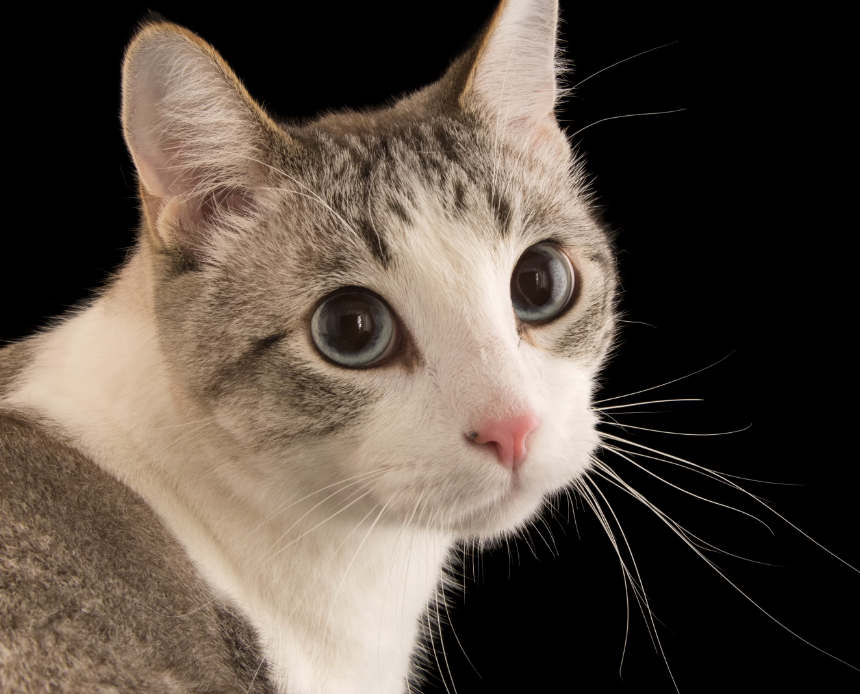
#> input picture cat.png, 860 x 694 px
$ python threshold.py
#> lines starting #> are read from the running program, lines starting #| are printed output that depends on the picture
### common.py
import imageio.v2 as imageio
import numpy as np

def read_file(file_path):
    """Gets the pixels of an image.

    Args:
    file_path: Name of the file to read. Paths relative to the home directory or absolute paths are accepted.

    Returns:
    The output matrix which has the following format.
    [
        row1 -->[[r,g,b], [r, g, b]],
        row2 -->[[r,g,b], [r, g, b]]
    ]
    """
#> called with file_path = 'cat.png'
    try:
        return imageio.imread(file_path).tolist()
    except Exception as e:
        print(e)
        return []

def write_file(file_name, image_matrix):
    """Write the matrix to a file. This will not overwrite a file that already exists.

    Args:
    file_name: Name of the file. Accepts paths relative to home, or absolute paths.
    image_matrix: An array with the following format.
    [
        row1 -->[[r,g,b], [r, g, b]],
        row2 -->[[r,g,b], [r, g, b]]
    ]
    """
    im = np.array(image_matrix).astype(np.uint8)
    imageio.imwrite(file_name, im)

### threshold.py
import common

def threshold(image_matrix, red_min, red_max, green_min, green_max, blue_min, blue_max):
    for row in range(len(image_matrix)):
        for col in range(len(image_matrix[row])):
            rato, hariyo, nilo = image_matrix[row][col][0], image_matrix[row][col][1], image_matrix[row][col][2]
            if rato < red_min or rato > red_max:
                rato = 0
            if hariyo < green_min or hariyo > green_max:
                hariyo = 0
            if nilo < blue_min or nilo > blue_max:
                nilo = 0

            image_matrix[row][col] = [rato, hariyo, nilo]

    common.write_file("threshold.png", image_matrix)

matrix_img = common.read_file("cat.png")
#> matrix_img = 694 items
threshold(matrix_img, int(input("Red min value:")),int(input("Red max value:")),int(input("Green min value:")),int(input("Green max value:")),int(input("Blue min value:")),int(input("Blue max value:")))
#> the answer given: 100
#> the answer given: 100
#> the answer given: 100
#> the answer given: 100
#> the answer given: 100
#> the answer given: 100
#> in write_file, `im = np.array(image_matrix).astype(np.uint8)`:
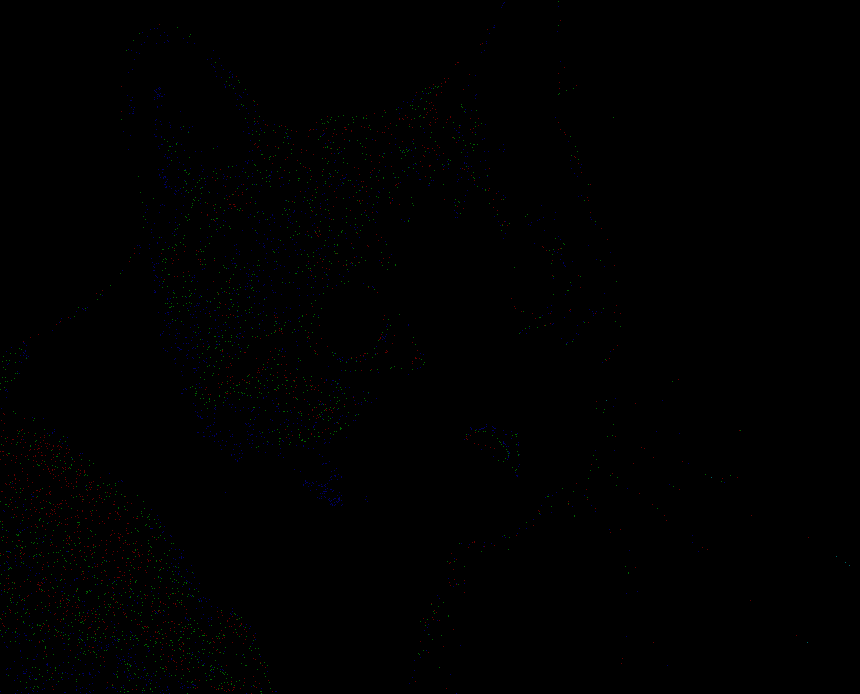
#> im: shape (694, 860, 3); mean of channels 0, 1, 2 0.2, 0.3, 0.3; drawn as R, G, B
